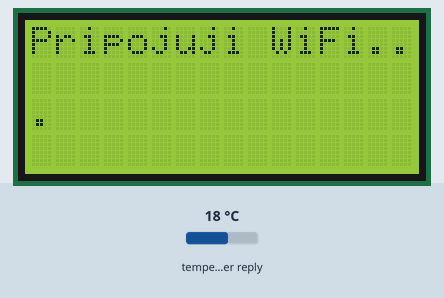
Simulated run of this sketch. Board: ESP8266 (NodeMCU). Parts: 16×4 character LCD. Inputs (shaded band) come from the test bench; at power-on: temperature in the weather reply 18 °C. WiFi joins after 1.5 s; servers stay silent unless stated; the local clock reads 2024-03-15 10:24:30 at power-on unless the sketch sets it; web services answer with replies made up by the test bench; what the sketch prints to the serial monitor is not drawn.

Above: at 0.1 s.
At 1.6 s:
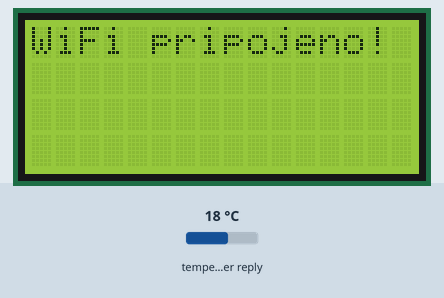
At 4.0 s:
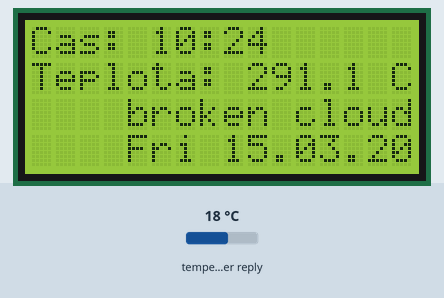
At 31.1 s:
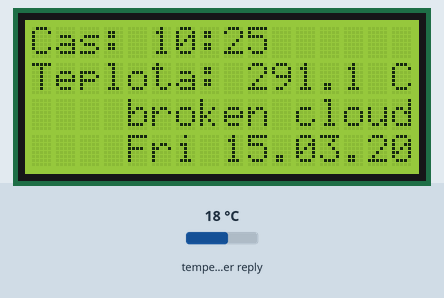

The sketch:

lcd_stanice_teplota_cas.ino
```cpp
#include <ESP8266WiFi.h>
#include <Wire.h>
#include <LiquidCrystal_I2C.h>
#include <ArduinoJson.h>
#include <time.h>

// WiFi připojení
const char* ssid = "YOUR WIFI";
const char* password = "password";

// OpenWeatherMap API
const char* host = "api.openweathermap.org";
const char* city = "your location";
const char* country = "cz";
const char* apiKey = "your apiKey";

// LCD displej
LiquidCrystal_I2C lcd(0x27, 16, 4);

// Časová zóna pro ČR
const char* ntpServer = "pool.ntp.org";
const long gmtOffset_sec = 3600;
const int daylightOffset_sec = 3600;

// Proměnné
String currentWeather = "";
float currentTemp = 0.0;
unsigned long lastWeatherUpdate = 0;
const unsigned long weatherInterval = 60000;
String lastTimeStr = "";

String removeDiacritics(String text) {
  text.replace("á", "a"); text.replace("č", "c"); text.replace("ď", "d");
  text.replace("é", "e"); text.replace("ě", "e"); text.replace("í", "i");
  text.replace("ň", "n"); text.replace("ó", "o"); text.replace("ř", "r");
  text.replace("š", "s"); text.replace("ť", "t"); text.replace("ú", "u");
  text.replace("ů", "u"); text.replace("ý", "y"); text.replace("ž", "z");
  text.replace("Á", "A"); text.replace("Č", "C"); text.replace("Ď", "D");
  text.replace("É", "E"); text.replace("Ě", "E"); text.replace("Í", "I");
  text.replace("Ň", "N"); text.replace("Ó", "O"); text.replace("Ř", "R");
  text.replace("Š", "S"); text.replace("Ť", "T"); text.replace("Ú", "U");
  text.replace("Ů", "U"); text.replace("Ý", "Y"); text.replace("Ž", "Z");
  return text;
}

void setup() {
  Serial.begin(115200);
  WiFi.begin(ssid, password);
  lcd.init();
  lcd.backlight();
  lcd.setCursor(0, 0);
  lcd.print("Pripojuji WiFi...");

  while (WiFi.status() != WL_CONNECTED) {
    delay(500);
    Serial.print(".");
  }

  Serial.println("\nWiFi pripojeno");
  configTime(gmtOffset_sec, daylightOffset_sec, ntpServer);

  lcd.clear();
  lcd.setCursor(0, 0);
  lcd.print("WiFi pripojeno!");
  delay(1000);
  lcd.clear();
}

void updateWeather() {
  WiFiClient client;
  const int httpPort = 80;

  if (!client.connect(host, httpPort)) {
    Serial.println("Chyba spojeni");
    lcd.setCursor(0, 0);
    lcd.print("Chyba spojeni   ");
    return;
  }

  String url = "/data/2.5/weather?q=" + String(city) + "," + String(country) +
               "&appid=" + String(apiKey) + "&units=metric&lang=cz";

  client.print(String("GET ") + url + " HTTP/1.1\r\n" +
               "Host: " + host + "\r\n" +
               "Connection: close\r\n\r\n");

  while (!client.available()) delay(100);

  String line, json = "";
  bool jsonStarted = false;
  while (client.available()) {
    line = client.readStringUntil('\n');
    if (line.startsWith("{")) jsonStarted = true;
    if (jsonStarted) json += line;
  }

  const size_t capacity = 1024;
  DynamicJsonDocument doc(capacity);
  DeserializationError error = deserializeJson(doc, json);

  if (error) {
    Serial.print("JSON chyba: ");
    Serial.println(error.f_str());
    lcd.setCursor(0, 0);
    lcd.print("Chyba JSON      ");
    return;
  }

  currentTemp = doc["main"]["temp"];
  currentWeather = doc["weather"][0]["description"].as<String>();
  currentWeather = removeDiacritics(currentWeather);
}

void loop() {
  if (millis() - lastWeatherUpdate > weatherInterval || currentWeather == "") {
    updateWeather();
    lastWeatherUpdate = millis();
  }

  struct tm timeinfo;
  if (getLocalTime(&timeinfo)) {
    char timeStr[6];
    strftime(timeStr, sizeof(timeStr), "%H:%M", &timeinfo);
    String nowTime = String(timeStr);

    if (nowTime != lastTimeStr) {
      // 1. řádek – čas
      lcd.setCursor(0, 0);
      lcd.print("Cas: ");
      lcd.print(nowTime);
      lcd.print("       ");

      // 2. řádek – teplota
      lcd.setCursor(0, 1);
      lcd.print("Teplota: ");
      lcd.print(currentTemp, 1);
      lcd.print(" C      ");

      // 3. řádek – popis počasí
      lcd.setCursor(0, 2);
      lcd.print("                ");
      lcd.setCursor(0, 2);
      lcd.print(currentWeather);

      // 4. řádek – datum s dnem
      char dateStr[17];
      strftime(dateStr, sizeof(dateStr), "%a %d.%m.%Y", &timeinfo);
      lcd.setCursor(0, 3);
      lcd.print("                ");
      lcd.setCursor(0, 3);
      lcd.print(dateStr); // např. "Sun 25.05.2025"

      lastTimeStr = nowTime;
    }
  }

  delay(1000);
}
```

Measured:
- what the display in image 1 shows lasts 1.0 s, from 1.6 s to 2.6 s
- what the display in image 2 shows lasts 27.1 s, from 4.0 s to 31.1 s
